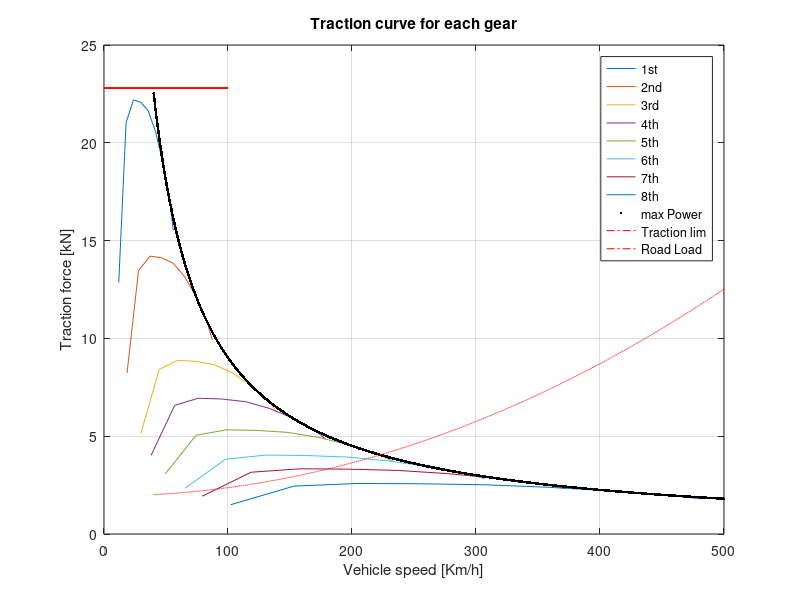

Recreate this plot in MATLAB.
clc
clear
close all

rpm=[1000 1500 2000 2500 3000 3500 4000 4500 4700];
torq=1.35582*[299 489 516 513 503 478 441 391 361]; %torq in Nm
w=(2*pi/60)*rpm; %engine speed in rad/s
GR=[5.5 3.52 2.2 1.72 1.32 1 0.826 0.64]; %Gear ratio
FDR=3.077;
WheelR=0.5334; %tire radius in meters

%% Plot gear curves
figure('Color','w');
for k=1:8
    V=w*(FDR*GR(k))^-1*WheelR;
    Ft=torq*(FDR*GR(k)/WheelR);
    plot(V*3.6,Ft/1000,'-'); 
    hold on

end
grid on
xlabel('Vehicle speed [Km/h]');
ylabel('Traction force [kN]');
title('Traction curve for each gear');

%% add other lines
V_p=40:0.1:500;
Pmax=250.455; % max power in kW
F_p=Pmax*V_p.^-1; % kN
plot(V_p,3.6*F_p,'.k'); % Maximum power curve
MSV=0:0.1:100;
MSF=ones(length(MSV))*22.791; % miu*m*g
plot(MSV,MSF,'-.r'); % traction limit line 

%% Road load

Cd=0.32;
A=2.83; %m^2
rho=1.21;
fr=0.01;
m=2214.9; %mass in kg
g=9.8;
rg=0.08;
theta=atan(rg);
Frl=Cd*A*rho*(V_p/3.6).^2*0.5+fr*m*g*cos(theta)...
    +m*g*sin(theta);
plot(V_p,Frl/1000,'-.r'); %road load curve

%% Legend
legend('1st','2nd','3rd','4th','5th','6th','7th','8th','max Power','Traction lim','Road Load');


